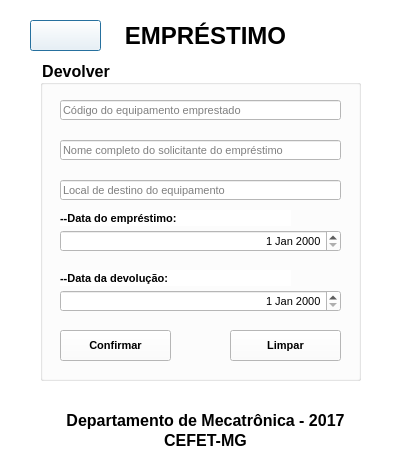
<?xml version="1.0" encoding="UTF-8"?>
<ui version="4.0">
 <class>Empresdevolver</class>
 <widget class="QDialog" name="Empresdevolver">
  <property name="geometry">
   <rect>
    <x>0</x>
    <y>0</y>
    <width>415</width>
    <height>476</height>
   </rect>
  </property>
  <property name="windowTitle">
   <string>CONTROLE DE PATRIMONIO</string>
  </property>
  <property name="styleSheet">
   <string notr="true">background-color: rgb(255, 255, 255);</string>
  </property>
  <widget class="QLabel" name="label">
   <property name="geometry">
    <rect>
     <x>0</x>
     <y>20</y>
     <width>411</width>
     <height>31</height>
    </rect>
   </property>
   <property name="palette">
    <palette>
     <active>
      <colorrole role="Button">
       <brush brushstyle="SolidPattern">
        <color alpha="255">
         <red>255</red>
         <green>255</green>
         <blue>255</blue>
        </color>
       </brush>
      </colorrole>
      <colorrole role="Base">
       <brush brushstyle="SolidPattern">
        <color alpha="255">
         <red>255</red>
         <green>255</green>
         <blue>255</blue>
        </color>
       </brush>
      </colorrole>
      <colorrole role="Window">
       <brush brushstyle="SolidPattern">
        <color alpha="255">
         <red>255</red>
         <green>255</green>
         <blue>255</blue>
        </color>
       </brush>
      </colorrole>
     </active>
     <inactive>
      <colorrole role="Button">
       <brush brushstyle="SolidPattern">
        <color alpha="255">
         <red>255</red>
         <green>255</green>
         <blue>255</blue>
        </color>
       </brush>
      </colorrole>
      <colorrole role="Base">
       <brush brushstyle="SolidPattern">
        <color alpha="255">
         <red>255</red>
         <green>255</green>
         <blue>255</blue>
        </color>
       </brush>
      </colorrole>
      <colorrole role="Window">
       <brush brushstyle="SolidPattern">
        <color alpha="255">
         <red>255</red>
         <green>255</green>
         <blue>255</blue>
        </color>
       </brush>
      </colorrole>
     </inactive>
     <disabled>
      <colorrole role="Button">
       <brush brushstyle="SolidPattern">
        <color alpha="255">
         <red>255</red>
         <green>255</green>
         <blue>255</blue>
        </color>
       </brush>
      </colorrole>
      <colorrole role="Base">
       <brush brushstyle="SolidPattern">
        <color alpha="255">
         <red>255</red>
         <green>255</green>
         <blue>255</blue>
        </color>
       </brush>
      </colorrole>
      <colorrole role="Window">
       <brush brushstyle="SolidPattern">
        <color alpha="255">
         <red>255</red>
         <green>255</green>
         <blue>255</blue>
        </color>
       </brush>
      </colorrole>
     </disabled>
    </palette>
   </property>
   <property name="font">
    <font>
     <pointsize>18</pointsize>
     <weight>75</weight>
     <bold>true</bold>
    </font>
   </property>
   <property name="styleSheet">
    <string/>
   </property>
   <property name="text">
    <string>EMPRÉSTIMO</string>
   </property>
   <property name="alignment">
    <set>Qt::AlignCenter</set>
   </property>
  </widget>
  <widget class="QPushButton" name="pushButton">
   <property name="geometry">
    <rect>
     <x>30</x>
     <y>20</y>
     <width>71</width>
     <height>31</height>
    </rect>
   </property>
   <property name="minimumSize">
    <size>
     <width>61</width>
     <height>31</height>
    </size>
   </property>
   <property name="maximumSize">
    <size>
     <width>100</width>
     <height>100</height>
    </size>
   </property>
   <property name="styleSheet">
    <string notr="true">background-image: url(:/img/img/voltar.png);</string>
   </property>
   <property name="text">
    <string/>
   </property>
  </widget>
  <widget class="QGroupBox" name="groupBox">
   <property name="geometry">
    <rect>
     <x>40</x>
     <y>60</y>
     <width>321</width>
     <height>321</height>
    </rect>
   </property>
   <property name="font">
    <font>
     <pointsize>12</pointsize>
     <weight>75</weight>
     <bold>true</bold>
    </font>
   </property>
   <property name="title">
    <string>Devolver</string>
   </property>
   <widget class="QLineEdit" name="lineEdit_4">
    <property name="geometry">
     <rect>
      <x>20</x>
      <y>80</y>
      <width>281</width>
      <height>20</height>
     </rect>
    </property>
    <property name="font">
     <font>
      <pointsize>8</pointsize>
      <weight>50</weight>
      <bold>false</bold>
     </font>
    </property>
    <property name="placeholderText">
     <string>Nome completo do solicitante do empréstimo</string>
    </property>
   </widget>
   <widget class="QLineEdit" name="lineEdit_5">
    <property name="geometry">
     <rect>
      <x>20</x>
      <y>120</y>
      <width>281</width>
      <height>20</height>
     </rect>
    </property>
    <property name="font">
     <font>
      <pointsize>8</pointsize>
      <weight>50</weight>
      <bold>false</bold>
     </font>
    </property>
    <property name="placeholderText">
     <string>Local de destino do equipamento</string>
    </property>
   </widget>
   <widget class="QDateEdit" name="dateEdit_2">
    <property name="geometry">
     <rect>
      <x>20</x>
      <y>230</y>
      <width>281</width>
      <height>22</height>
     </rect>
    </property>
    <property name="font">
     <font>
      <pointsize>8</pointsize>
      <weight>50</weight>
      <bold>false</bold>
     </font>
    </property>
    <property name="alignment">
     <set>Qt::AlignRight|Qt::AlignTrailing|Qt::AlignVCenter</set>
    </property>
   </widget>
   <widget class="QDateEdit" name="dateEdit">
    <property name="geometry">
     <rect>
      <x>20</x>
      <y>170</y>
      <width>281</width>
      <height>22</height>
     </rect>
    </property>
    <property name="font">
     <font>
      <pointsize>8</pointsize>
      <weight>50</weight>
      <bold>false</bold>
     </font>
    </property>
    <property name="alignment">
     <set>Qt::AlignRight|Qt::AlignTrailing|Qt::AlignVCenter</set>
    </property>
   </widget>
   <widget class="QLabel" name="label_6">
    <property name="geometry">
     <rect>
      <x>20</x>
      <y>210</y>
      <width>231</width>
      <height>16</height>
     </rect>
    </property>
    <property name="font">
     <font>
      <pointsize>8</pointsize>
      <weight>75</weight>
      <bold>true</bold>
     </font>
    </property>
    <property name="text">
     <string>--Data da devolução:</string>
    </property>
   </widget>
   <widget class="QLabel" name="label_5">
    <property name="geometry">
     <rect>
      <x>20</x>
      <y>150</y>
      <width>231</width>
      <height>16</height>
     </rect>
    </property>
    <property name="font">
     <font>
      <pointsize>8</pointsize>
      <weight>75</weight>
      <bold>true</bold>
     </font>
    </property>
    <property name="text">
     <string>--Data do empréstimo:</string>
    </property>
   </widget>
   <widget class="QPushButton" name="pushButton_4">
    <property name="geometry">
     <rect>
      <x>20</x>
      <y>270</y>
      <width>111</width>
      <height>31</height>
     </rect>
    </property>
    <property name="font">
     <font>
      <pointsize>8</pointsize>
      <weight>75</weight>
      <bold>true</bold>
     </font>
    </property>
    <property name="text">
     <string>Confirmar</string>
    </property>
   </widget>
   <widget class="QPushButton" name="pushButton_5">
    <property name="geometry">
     <rect>
      <x>190</x>
      <y>270</y>
      <width>111</width>
      <height>31</height>
     </rect>
    </property>
    <property name="font">
     <font>
      <pointsize>8</pointsize>
      <weight>75</weight>
      <bold>true</bold>
     </font>
    </property>
    <property name="text">
     <string>Limpar</string>
    </property>
   </widget>
   <widget class="QLineEdit" name="lineEdit_6">
    <property name="geometry">
     <rect>
      <x>20</x>
      <y>40</y>
      <width>281</width>
      <height>20</height>
     </rect>
    </property>
    <property name="font">
     <font>
      <pointsize>8</pointsize>
      <weight>50</weight>
      <bold>false</bold>
     </font>
    </property>
    <property name="placeholderText">
     <string>Código do equipamento emprestado</string>
    </property>
   </widget>
  </widget>
  <widget class="QLabel" name="label_3">
   <property name="geometry">
    <rect>
     <x>0</x>
     <y>430</y>
     <width>411</width>
     <height>20</height>
    </rect>
   </property>
   <property name="font">
    <font>
     <pointsize>12</pointsize>
     <weight>75</weight>
     <bold>true</bold>
    </font>
   </property>
   <property name="text">
    <string>CEFET-MG</string>
   </property>
   <property name="alignment">
    <set>Qt::AlignCenter</set>
   </property>
  </widget>
  <widget class="QLabel" name="label_2">
   <property name="geometry">
    <rect>
     <x>0</x>
     <y>410</y>
     <width>411</width>
     <height>20</height>
    </rect>
   </property>
   <property name="font">
    <font>
     <pointsize>12</pointsize>
     <weight>75</weight>
     <bold>true</bold>
    </font>
   </property>
   <property name="text">
    <string>Departamento de Mecatrônica - 2017</string>
   </property>
   <property name="alignment">
    <set>Qt::AlignCenter</set>
   </property>
  </widget>
 </widget>
 <resources/>
 <connections>
  <connection>
   <sender>pushButton</sender>
   <signal>clicked()</signal>
   <receiver>Empresdevolver</receiver>
   <slot>close()</slot>
   <hints>
    <hint type="sourcelabel">
     <x>62</x>
     <y>32</y>
    </hint>
    <hint type="destinationlabel">
     <x>14</x>
     <y>62</y>
    </hint>
   </hints>
  </connection>
  <connection>
   <sender>pushButton_5</sender>
   <signal>clicked()</signal>
   <receiver>lineEdit_5</receiver>
   <slot>clear()</slot>
   <hints>
    <hint type="sourcelabel">
     <x>289</x>
     <y>339</y>
    </hint>
    <hint type="destinationlabel">
     <x>175</x>
     <y>197</y>
    </hint>
   </hints>
  </connection>
  <connection>
   <sender>pushButton_5</sender>
   <signal>clicked()</signal>
   <receiver>lineEdit_4</receiver>
   <slot>clear()</slot>
   <hints>
    <hint type="sourcelabel">
     <x>304</x>
     <y>347</y>
    </hint>
    <hint type="destinationlabel">
     <x>196</x>
     <y>142</y>
    </hint>
   </hints>
  </connection>
  <connection>
   <sender>pushButton_5</sender>
   <signal>clicked()</signal>
   <receiver>lineEdit_6</receiver>
   <slot>clear()</slot>
   <hints>
    <hint type="sourcelabel">
     <x>296</x>
     <y>345</y>
    </hint>
    <hint type="destinationlabel">
     <x>135</x>
     <y>109</y>
    </hint>
   </hints>
  </connection>
 </connections>
</ui>
